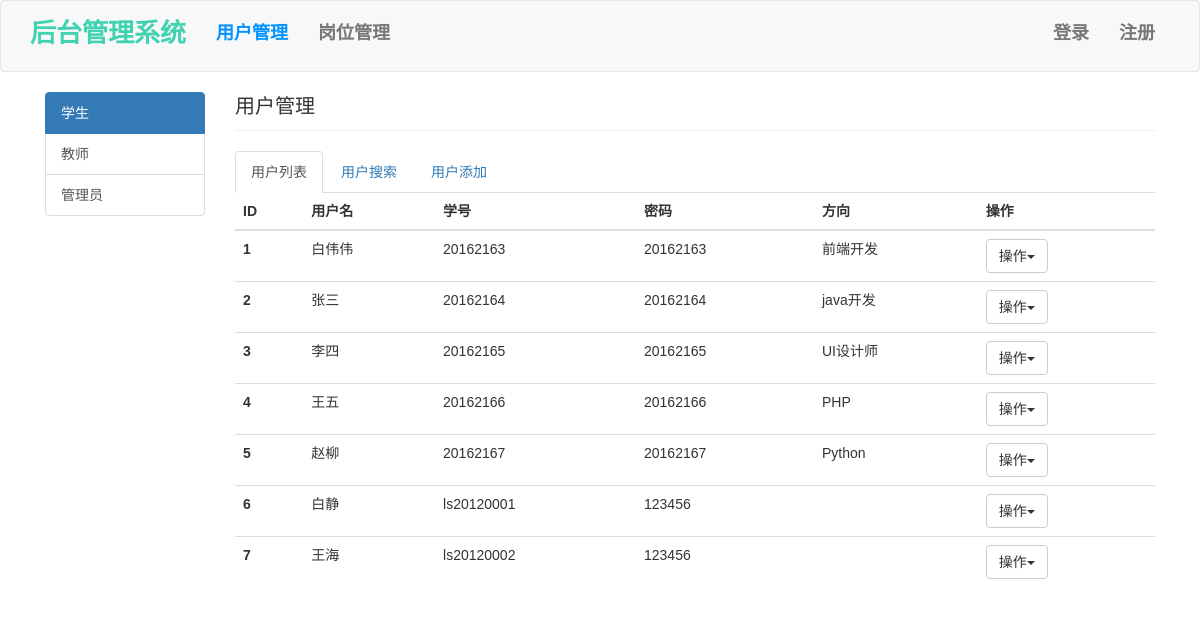
Page /studentManage/ on the committed database.
### app/models/user.py (models this page shows, shortened)
class User(UserMixin, db.Model):
    __tablename__ = 'user'
    id = db.Column(db.Integer, primary_key=True)
    username = db.Column(db.String(64), unique=True, index=True)
    number = db.Column(db.String(10), unique=True)
    password = db.Column(db.String(64), nullable=False)
    directionId = db.Column(db.Integer, db.ForeignKey('direction.id'))
    direction = db.relationship('Direction', back_populates='users')
    plans = db.relationship('Plan', back_populates='user', lazy='dynamic')
    beginStudyTime = db.Column(db.String(10))
    endStudyTime = db.Column(db.String(10))
    studyDays = db.Column(db.Integer)  # 学习天数,当学生选择岗位方向时自动设置
    studyTimeTag = db.Column(db.Integer)  # 学习时间是否设置的标记，1 已设置   0 未设置
    role = db.Column(db.Integer, nullable=False)  # 1.学生 2.教师 3.管理员

### app/models/direction.py (models this page shows, shortened)
class Direction(db.Model):
    __tablename__ = 'direction'
    id = db.Column(db.Integer, primary_key=True, autoincrement=True)
    name = db.Column(db.String(64), unique=True, index=True, nullable=False)
    content = db.Column(db.Text, nullable=False)
    users = db.relationship('User', back_populates='direction', lazy='dynamic')
    details = db.relationship('DirectionDetail', back_populates='direction')

### app/routes/manage_student.py (the view)
@main.route("/", methods=['GET'])
def students():
    users = User.query.order_by(User.id.asc())
    return render_template("backmanage/student/all.html", users=users)

### app/templates/backmanage/student/all.html (shortened to what this page needs)
<!DOCTYPE html>
<html lang="en">
<head>
    <link rel="stylesheet" href="{{ url_for("static", filename="css/bootstrap.min.css") }}" />
    <link rel="stylesheet" href="{{ url_for("static", filename="css/backmanage.css") }}">
    <link rel="stylesheet" href="{{ url_for("static", filename="css/backmanage_style.css") }}">
</head>
<body>
<nav class="navbar navbar-default">
    <div class="container">
        <div class="navbar-header">
            <a class="navbar-brand">后台管理系统</a>
        </div>
        <div class="navbar-collapse collapse">
            <ul class="nav navbar-nav navbar-left">
                <li><a href="" class="current">用户管理</a></li>
                <li><a href="{{ url_for('directionManage.directions') }}">岗位管理</a></li>
            </ul>
            <ul class="nav navbar-nav navbar-right">
                <li><a href="">登录</a></li>
                <li><a href="">注册</a></li>
            </ul>
        </div>
    </div>
</nav>
<div class="container">
    <div class="col-md-2">
        <div class="list-group">
            <a class="list-group-item active" href="">学生</a>
            <a class="list-group-item" href="">教师</a>
            <a class="list-group-item" href="">管理员</a>
        </div>
    </div>
    <div class="col-md-10">
        <div class="page-header">用户管理</div>
        <ul class="nav nav-tabs">
            <li class="active"><a href="">用户列表</a></li>
            <li><a href="search.html">用户搜索</a></li>
            <li><a href="add.html">用户添加</a></li>
        </ul>
        <table class="table">
            <thead>
                <tr>
                    <th>ID</th>
                    <th>用户名</th>
                    <th>学号</th>
                    <th>密码</th>
                    <th>方向</th>
                    <th>操作</th>
                </tr>
            </thead>
            <tbody>
            {% for user in users %}
                <tr>
                        <th scope="row">{{ user.id }}</th>
                        <td>{{ user.username }}</td>
                        <td>{{ user.number }}</td>
                        <td>{{ user.password }}</td>
                        <td>{{ user.direction.name }}</td>
                        <td>
                            <div role="presentation" class="dropdown">
                                <button class="btn btn-default dropdown-toggle" data-toggle="dropdown" href="#" role="button" aria-haspopup="true" aria-expanded="false">
                                    操作<span class="caret"></span>
                                </button>
                            </div>
                        </td>
                    </tr>
            {% endfor %}
            </tbody>
        </table>
    </div>
</div>
</body>
</html>

### app/static/css/backmanage.css (style rules this page uses)
body { font-family: "Microsoft YaHei UI",sans-serif; }
.navbar-default .navbar-brand { font-size: 26px; font-weight: bold; color: #40D2B1; height: 70px; line-height: 35px; }
.navbar-default .navbar-nav > li > a { font-weight: bold; font-size: 18px; line-height: 35px; }
.page-header { margin-top: 0px; font-size: 20px; }

### app/static/css/backmanage_style.css (style rules this page uses)
.current { color: #0093ff !important; }

### rows in the picture
User: id "1", username "白伟伟", number "20162163", password "20162163", direction.name "前端开发"
User: id "2", username "张三", number "20162164", password "20162164", direction.name "java开发"
User: id "3", username "李四", number "20162165", password "20162165", direction.name "UI设计师"
User: id "4", username "王五", number "20162166", password "20162166", direction.name "PHP"
User: id "5", username "赵柳", number "20162167", password "20162167", direction.name "Python"
User: id "6", username "白静", number "ls20120001", password "123456"
User: id "7", username "王海", number "ls20120002", password "123456"
